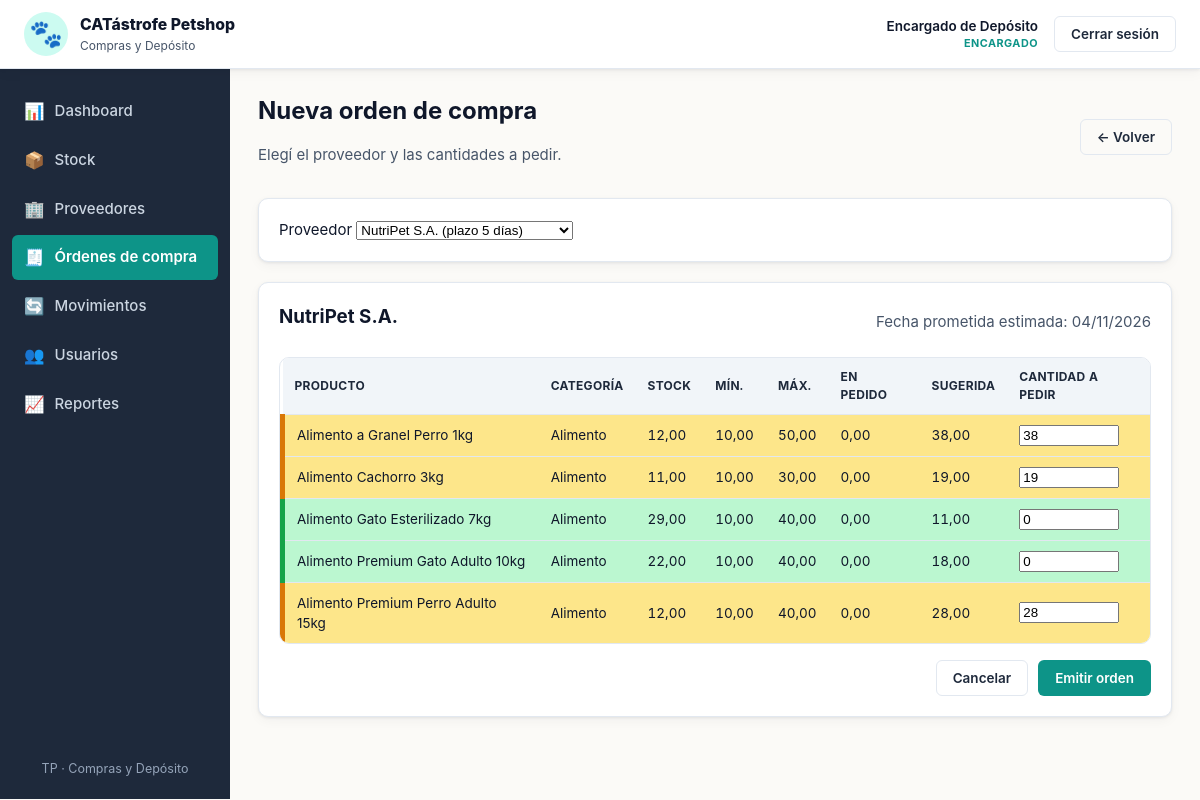
Page /views/orden_nueva.php?proveedor_id=1&producto_id=3 (signed in) on the earlier database version.
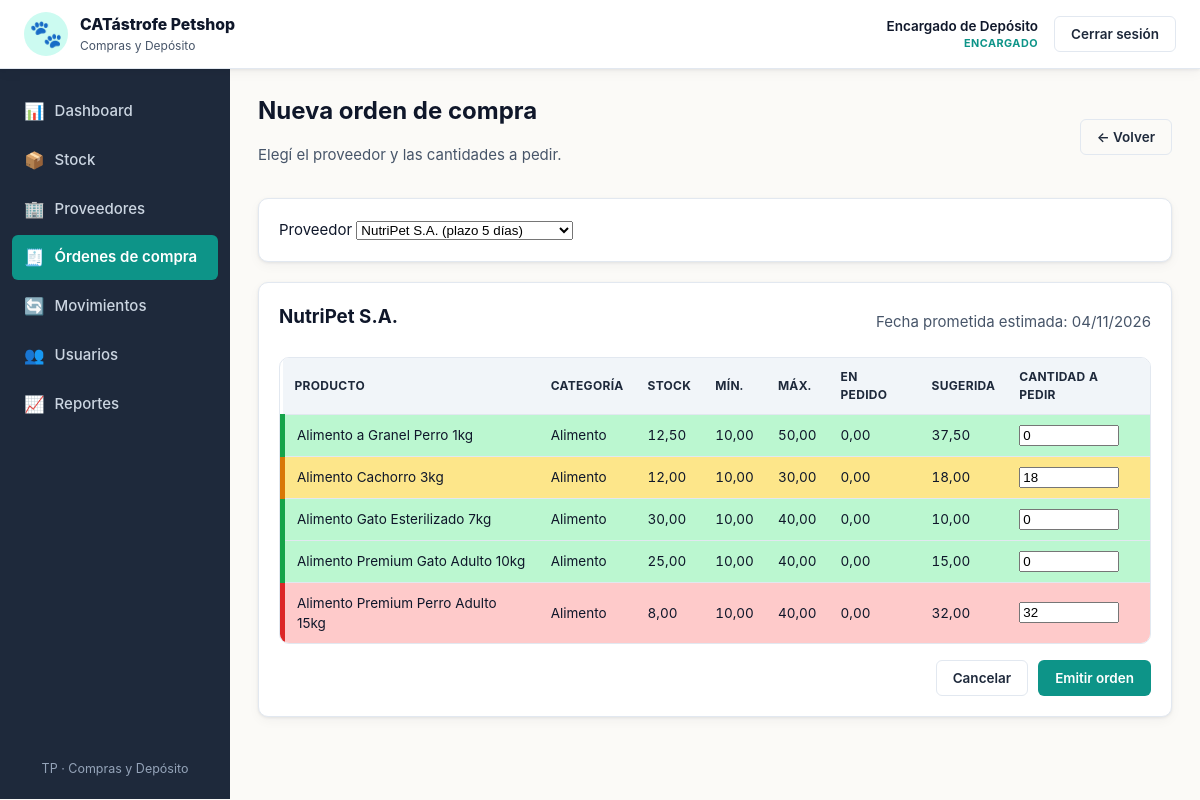
Same page on the later database version.
### tables this page shows
CREATE TABLE proveedores (
    id                  INT AUTO_INCREMENT PRIMARY KEY,
    nombre              VARCHAR(120) NOT NULL,
    contacto            VARCHAR(120),
    telefono            VARCHAR(40),
    email               VARCHAR(120),
    plazo_entrega_dias  INT NOT NULL DEFAULT 7,
    activo              TINYINT(1) NOT NULL DEFAULT 1,
    CONSTRAINT chk_prov_plazo CHECK (plazo_entrega_dias >= 0)
);

CREATE TABLE productos (
    id              INT AUTO_INCREMENT PRIMARY KEY,
    categoria_id    INT NOT NULL,
    proveedor_id    INT NOT NULL,
    nombre          VARCHAR(120) NOT NULL,
    descripcion     TEXT,
    stock_actual    DECIMAL(10,2) NOT NULL DEFAULT 0,
    stock_minimo    DECIMAL(10,2) NOT NULL DEFAULT 0,
    stock_maximo    DECIMAL(10,2) NOT NULL DEFAULT 0,
    unidad_medida   VARCHAR(20) NOT NULL DEFAULT 'unidad',
    activo          TINYINT(1) NOT NULL DEFAULT 1,
    CONSTRAINT fk_prod_cat  FOREIGN KEY (categoria_id) REFERENCES categorias(id) ON DELETE RESTRICT,
    CONSTRAINT fk_prod_prov FOREIGN KEY (proveedor_id) REFERENCES proveedores(id) ON DELETE RESTRICT,
    CONSTRAINT chk_prod_stock_actual CHECK (stock_actual >= 0),
    CONSTRAINT chk_prod_stock_min    CHECK (stock_minimo >= 0),
    CONSTRAINT chk_prod_stock_max    CHECK (stock_maximo >= stock_minimo)
);

CREATE TABLE categorias (
    id                    INT AUTO_INCREMENT PRIMARY KEY,
    nombre                VARCHAR(80) NOT NULL UNIQUE,
    controla_vencimiento  TINYINT(1) NOT NULL DEFAULT 0
);

### includes/funciones.php (called while the page is built, shortened)
<?php
function e($v): string
{
    return htmlspecialchars((string)$v, ENT_QUOTES, 'UTF-8');
}
function estado_stock($actual, $minimo): string
{
    $actual = (float)$actual;
    $minimo = (float)$minimo;
    if ($actual <= $minimo) {
        return 'critico';
    }
    if ($actual <= $minimo * 1.2) {
        return 'proximo';
    }
    return 'normal';
}
function cantidad_sugerida($stock_actual, $stock_maximo, $en_pedido): float
{
    $sug = (float)$stock_maximo - (float)$stock_actual - (float)$en_pedido;
    return $sug > 0 ? $sug : 0.0;
}

### views/orden_nueva.php (the view, shortened to what this page needs)
<?php
require_once __DIR__ . '/../config/db.php';
require_once __DIR__ . '/../includes/funciones.php';
$proveedores = $pdo->query(
    "SELECT * FROM proveedores WHERE activo = 1 ORDER BY nombre"
)->fetchAll();
$proveedor_id  = isset($_GET['proveedor_id']) ? (int)$_GET['proveedor_id'] : 0;
$producto_id   = isset($_GET['producto_id'])  ? (int)$_GET['producto_id']  : 0;
$proveedor_sel = null;
$productos = [];
if ($proveedor_id > 0) {
    $stmt = $pdo->prepare("SELECT * FROM proveedores WHERE id = ? AND activo = 1");
    $stmt->execute([$proveedor_id]);
    $proveedor_sel = $stmt->fetch() ?: null;
    if ($proveedor_sel) {
        $stmt = $pdo->prepare(
            "SELECT p.*, c.nombre AS categoria, c.controla_vencimiento,
                    COALESCE((SELECT SUM(d.cantidad_pedida)
                              FROM ordenes_detalle d
                              JOIN ordenes_compra o ON o.id = d.orden_id
                              WHERE d.producto_id = p.id AND o.estado = 'pendiente'), 0) AS en_pedido
             FROM productos p
             JOIN categorias c ON c.id = p.categoria_id
             WHERE p.activo = 1 AND p.proveedor_id = ?
             ORDER BY c.nombre, p.nombre"
        );
        $stmt->execute([$proveedor_id]);
        $productos = $stmt->fetchAll();
    }
}
require __DIR__ . '/../includes/header.php';
?>
<div class="flex-between mb-3">
    <div>
        <h1>Nueva orden de compra</h1>
        <p class="muted">Elegí el proveedor y las cantidades a pedir.</p>
    </div>
    <a class="btn btn-ghost" href="<?= BASE_URL ?>views/ordenes.php">← Volver</a>
</div>
<form method="get" action="<?= BASE_URL ?>views/orden_nueva.php" class="card">
    <label>Proveedor
        <select name="proveedor_id" required onchange="this.form.submit()">
            <?php foreach ($proveedores as $pv): ?>
                <option value="<?= (int)$pv['id'] ?>" <?= $proveedor_id === (int)$pv['id'] ? 'selected' : '' ?>>
                    <?= e($pv['nombre']) ?> (plazo <?= (int)$pv['plazo_entrega_dias'] ?> días)
                </option>
            <?php endforeach; ?>
        </select>
    </label>
</form>
<?php if ($proveedor_sel): ?>
<form action="<?= BASE_URL ?>api/accion_orden.php" method="post" class="card">
    <div class="flex-between mb-3">
        <h2 class="mb-0"><?= e($proveedor_sel['nombre']) ?></h2>
        <span class="muted">Fecha prometida estimada: <?= e(date('d/m/Y', strtotime('+' . (int)$proveedor_sel['plazo_entrega_dias'] . ' days'))) ?></span>
    </div>
    <?php if (!$productos): ?>
        <p class="muted">Este proveedor no tiene productos activos.</p>
    <?php else: ?>
    <div class="table-wrap">
        <table class="table">
            <thead>
                <tr>
                    <th>Producto</th><th>Categoría</th>
                    <th class="num">Stock</th><th class="num">Mín.</th><th class="num">Máx.</th>
                    <th class="num">En pedido</th><th class="num">Sugerida</th>
                    <th class="num">Cantidad a pedir</th>
                </tr>
            </thead>
            <tbody>
            <?php foreach ($productos as $p):
                $estado = estado_stock($p['stock_actual'], $p['stock_minimo']);
                $sug = cantidad_sugerida($p['stock_actual'], $p['stock_maximo'], $p['en_pedido']);
                $preMarcar = ($producto_id === (int)$p['id'])
                    || (in_array($estado, ['critico','proximo'], true) && $sug > 0);
                $valorInicial = $preMarcar && $sug > 0 ? $sug : 0;
            ?>
                <tr class="<?= e($estado) ?>">
                    <td><?= e($p['nombre']) ?></td>
                    <td><?= e($p['categoria']) ?></td>
                    <td class="num"><?= e(number_format((float)$p['stock_actual'], 2, ',', '.')) ?></td>
                    <td class="num"><?= e(number_format((float)$p['stock_minimo'], 2, ',', '.')) ?></td>
                    <td class="num"><?= e(number_format((float)$p['stock_maximo'], 2, ',', '.')) ?></td>
                    <td class="num"><?= e(number_format((float)$p['en_pedido'], 2, ',', '.')) ?></td>
                    <td class="num"><?= $sug > 0 ? e(number_format($sug, 2, ',', '.')) : '—' ?></td>
                    <td class="num">
                        <input type="number" step="0.01" min="0"
                               name="cantidades[<?= (int)$p['id'] ?>]"
                               value="<?= e($valorInicial) ?>" style="width:100px">
                    </td>
                </tr>
            <?php endforeach; ?>
            </tbody>
        </table>
    </div>
    <div class="form-actions mt-3">
        <a class="btn btn-ghost" href="<?= BASE_URL ?>views/ordenes.php">Cancelar</a>
        <button type="submit" class="btn btn-primary">Emitir orden</button>
    </div>
    <?php endif; ?>
</form>
<?php endif; ?>
<?php require __DIR__ . '/../includes/footer.php'; ?>

### includes/header.php (shortened to what this page needs)
<?php
require_once __DIR__ . '/funciones.php';
?>
<!DOCTYPE html>
<html lang="es">
<head>
<link rel="stylesheet" href="<?= BASE_URL ?>assets/css/style.css">
</head>
<body>
<header class="topbar">
    <div class="brand">
        <span class="brand-icon">🐾</span>
        <div>
            <div class="brand-name">CATástrofe Petshop</div>
            <div class="brand-sub">Compras y Depósito</div>
        </div>
    </div>
    <div class="userbox">
        <div class="user-text">
            <div class="user-nombre"><?= e($_SESSION['nombre'] ?? '') ?></div>
            <div class="user-rol"><?= e($_SESSION['rol'] ?? '') ?></div>
        </div>
        <form action="<?= BASE_URL ?>views/logout.php" method="post" style="display:inline">
            <button type="submit" class="btn btn-ghost">Cerrar sesión</button>
        </form>
    </div>
</header>
<div class="app">
    <?php include __DIR__ . '/sidebar.php'; ?>
    <main class="content">

### includes/sidebar.php (shortened to what this page needs)
<?php
$archivo_actual = basename($_SERVER['SCRIPT_NAME'] ?? '');
$es_gerencia    = ($_SESSION['rol'] ?? '') === 'gerencia';
$menu = [
    ['archivo' => 'dashboard.php',   'url' => BASE_URL . 'views/dashboard.php',   'label' => 'Dashboard',          'icon' => '📊'],
    ['archivo' => 'stock.php',       'url' => BASE_URL . 'views/stock.php',       'label' => 'Stock',              'icon' => '📦'],
    ['archivo' => 'proveedores.php', 'url' => BASE_URL . 'views/proveedores.php', 'label' => 'Proveedores',        'icon' => '🏢'],
    ['archivo' => 'ordenes.php',     'url' => BASE_URL . 'views/ordenes.php',     'label' => 'Órdenes de compra',  'icon' => '🧾'],
    ['archivo' => 'movimientos.php', 'url' => BASE_URL . 'views/movimientos.php', 'label' => 'Movimientos',        'icon' => '🔄'],
    ['archivo' => 'usuarios.php',    'url' => BASE_URL . 'views/usuarios.php',    'label' => 'Usuarios',           'icon' => '👥'],
];
$reportes = ['archivo' => 'reportes.php', 'url' => BASE_URL . 'views/reportes.php', 'label' => 'Reportes', 'icon' => '📈'];
$menu_final = $es_gerencia ? array_merge([$reportes], $menu) : array_merge($menu, [$reportes]);
?>
<aside class="sidebar">
    <nav>
        <?php foreach ($menu_final as $item):
            $active = ($archivo_actual === $item['archivo']);
            if (!$active && $archivo_actual === 'orden_nueva.php' && $item['archivo'] === 'ordenes.php') {
                $active = true;
            }
        ?>
        <a href="<?= e($item['url']) ?>" class="nav-item<?= $active ? ' active' : '' ?>">
            <span class="nav-icon"><?= $item['icon'] ?></span>
            <span><?= e($item['label']) ?></span>
        </a>
        <?php endforeach; ?>
    </nav>
    <div class="sidebar-foot">
        <small>TP · Compras y Depósito</small>
    </div>
</aside>

### includes/footer.php (shortened to what this page needs)
    </main>
</div>
</body>
</html>

Differences in the rows shown:
changed productos "Alimento a Granel Perro 1kg": stock_actual "12,00" → "12,50"; sug "38,00" → "37,50"; id+stock_actual+stock_minimo "38" → "0"
changed productos "Alimento Cachorro 3kg": stock_actual "11,00" → "12,00"; sug "19,00" → "18,00"; value "19" → "18"
changed productos "Alimento Gato Esterilizado 7kg": stock_actual "29,00" → "30,00"; sug "11,00" → "10,00"
changed productos "Alimento Premium Gato Adulto 10kg": stock_actual "22,00" → "25,00"; sug "18,00" → "15,00"
changed productos "Alimento Premium Perro Adulto 15kg": stock_actual "12,00" → "8,00"; sug "28,00" → "32,00"; value "28" → "32"
